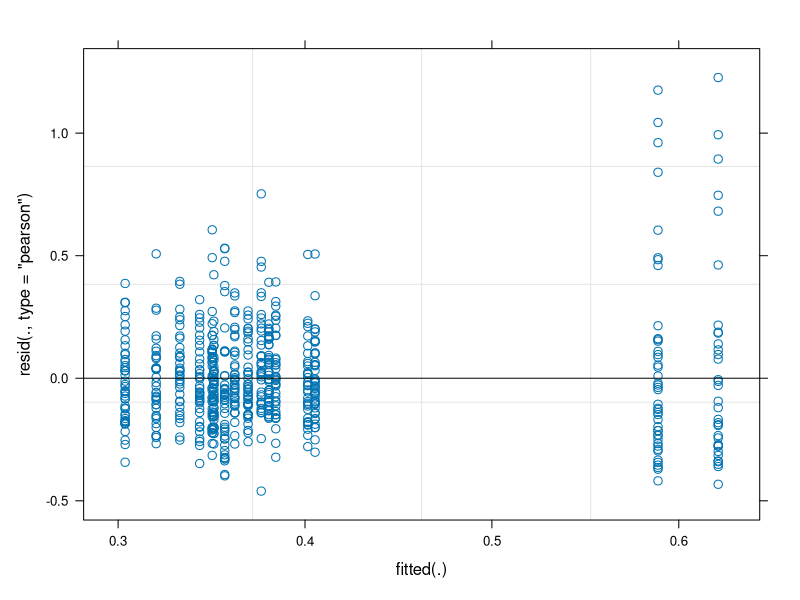
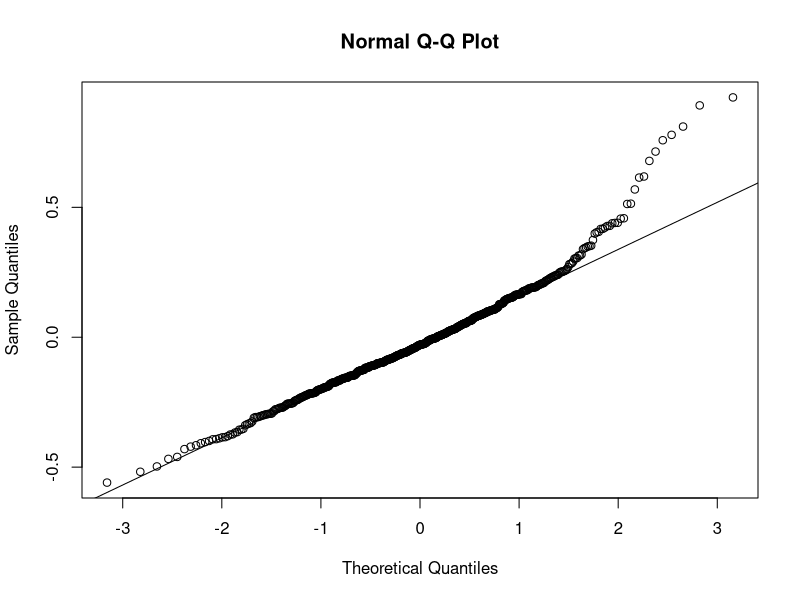

R code for these plots, in order:

# 🧹 Clean Environment ----
rm(list = ls())            # Remove all objects
graphics.off()             # Close all graphics
cat("\014")                # Clear the console

# 🚧 Optional: Detach all non-base packages (if needed)
if (!is.null(sessionInfo()$otherPkgs)) {
  invisible(lapply(paste0("package:", names(sessionInfo()$otherPkgs)), detach, character.only = TRUE, unload = TRUE))
}
library(lme4)
library(tidyverse)

data <- read_csv("data.csv")
data$with_noise <- factor(data$with_noise)

mod <- glmer(reaction_time ~ with_noise + (1|id),
              family = Gamma(link="log"),
              data = data)
mod_slope <- glmer(
  reaction_time ~ with_noise + 
    (1 + with_noise | id),        # random intercept + slope
  family = Gamma(link = "log"),
  data   = data,
  control = glmerControl(optimizer = "bobyqa")
)


plot(mod)                   # residuals vs. fitted → look for no clear pattern
qqnorm(residuals(mod)); qqline(residuals(mod))
